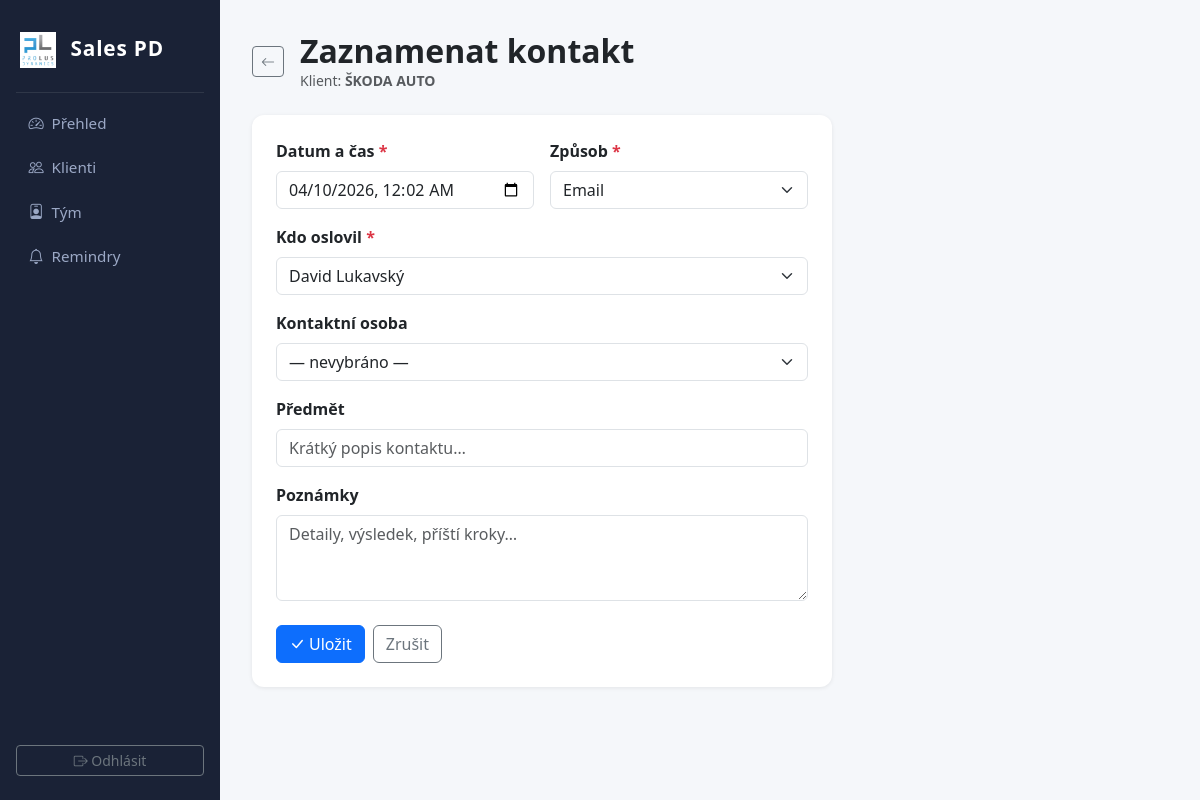
/clients/1/interactions/new (signed in), run on an earlier commit of the app's database.
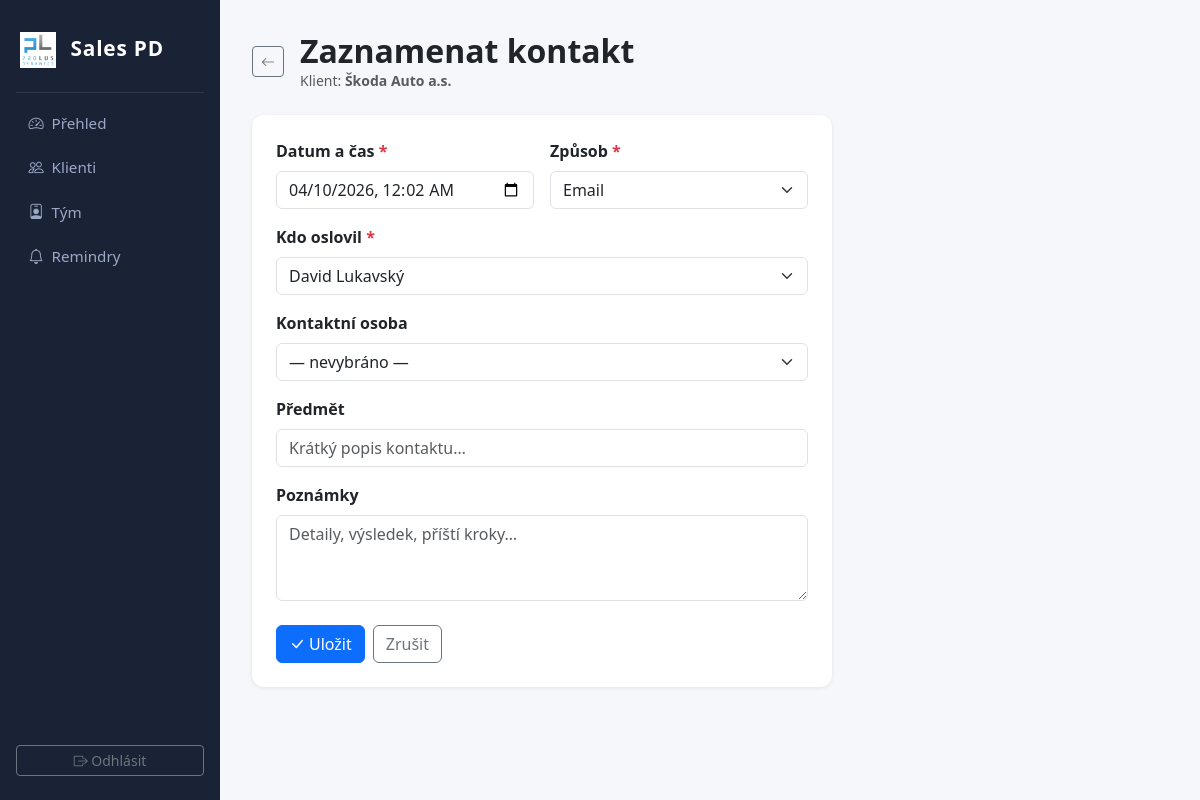
And on a later commit of the database.
### app.py (models this page shows)
class Client(db.Model):
    id = db.Column(db.Integer, primary_key=True)
    name = db.Column(db.String(200), nullable=False)
    company = db.Column(db.String(200))
    ico = db.Column(db.String(20))
    email = db.Column(db.String(200))
    phone = db.Column(db.String(50))
    website = db.Column(db.String(500))
    web_description = db.Column(db.Text)
    address = db.Column(db.String(500))
    statutory = db.Column(db.Text)
    branches = db.Column(db.Text)
    size_category = db.Column(db.String(20))  # micro, small, medium, large
    notes = db.Column(db.Text)
    created_at = db.Column(db.DateTime, default=datetime.utcnow)
    interactions = db.relationship('Interaction', backref='client', lazy=True, cascade='all, delete-orphan')
    contacts = db.relationship('ContactPerson', backref='client', lazy=True, cascade='all, delete-orphan')
    reminders = db.relationship('Reminder', backref='client', lazy=True, cascade='all, delete-orphan')

### app.py (the view, shortened to what this page needs)
@app.route('/clients/<int:client_id>/interactions/new', methods=['GET', 'POST'])
@login_required
def new_interaction(client_id):
    client = Client.query.get_or_404(client_id)
    members = TeamMember.query.order_by(TeamMember.name).all()
    contacts = ContactPerson.query.filter_by(client_id=client_id).order_by(ContactPerson.name).all()
    return render_template('interaction_form.html', client=client, members=members,
                           contacts=contacts, interaction=None,
                           now=datetime.now().strftime('%Y-%m-%dT%H:%M'))

### app.py (called while the page is built)
def login_required(f):
    @wraps(f)
    def decorated(*args, **kwargs):
        if not session.get('logged_in'):
            return redirect(url_for('login'))
        return f(*args, **kwargs)
    return decorated

@app.context_processor
def inject_globals():
    return dict(size_labels=SIZE_LABELS)

### templates/interaction_form.html (shortened to what this page needs)
{% extends 'base.html' %}
{% block content %}
<div class="d-flex align-items-center mb-4">
  <a href="{{ url_for('client_detail', id=client.id) }}" class="btn btn-sm btn-outline-secondary me-3">
    <i class="bi bi-arrow-left"></i>
  </a>
  <div>
    <h2 class="fw-bold mb-0">
      {% if interaction %}Upravit kontakt{% else %}Zaznamenat kontakt{% endif %}
    </h2>
    <div class="text-muted small">Klient: <strong>{{ client.name }}</strong></div>
  </div>
</div>
<div class="card" style="max-width:580px">
  <div class="card-body p-4">
    {% if not members %}
    <div class="alert alert-warning">
      <i class="bi bi-exclamation-triangle me-2"></i>
      Nejprve <a href="{{ url_for('new_member') }}">přidejte člena týmu</a>, který kontakt provedl.
    </div>
    {% else %}
    <form method="post">
      <div class="row g-3 mb-3">
        <div class="col">
          <label class="form-label fw-semibold">Datum a čas <span class="text-danger">*</span></label>
          <input type="datetime-local" name="date" class="form-control"
                 value="{{ now }}" required>
        </div>
        <div class="col">
          <label class="form-label fw-semibold">Způsob <span class="text-danger">*</span></label>
          <select name="method" class="form-select" required>
            {% for m in ['email', 'telefon', 'osobně', 'video'] %}
            <option value="{{ m }}"
              {% if interaction and interaction.method == m %}selected{% endif %}>
              {{ m|capitalize }}
            </option>
            {% endfor %}
          </select>
        </div>
      </div>
      <div class="mb-3">
        <label class="form-label fw-semibold">Kdo oslovil <span class="text-danger">*</span></label>
        <select name="member_id" class="form-select" required>
          {% for m in members %}
          <option value="{{ m.id }}"
            {% if interaction and interaction.member_id == m.id %}selected{% endif %}>
            {{ m.name }}
          </option>
          {% endfor %}
        </select>
      </div>
      <div class="mb-3">
        <label class="form-label fw-semibold">Kontaktní osoba</label>
        <select name="contact_person_id" class="form-select">
          <option value="">— nevybráno —</option>
        </select>
      </div>
      <div class="mb-3">
        <label class="form-label fw-semibold">Předmět</label>
        <input type="text" name="subject" class="form-control"
               value="{{ interaction.subject if interaction else '' }}"
               placeholder="Krátký popis kontaktu…">
      </div>
      <div class="mb-4">
        <label class="form-label fw-semibold">Poznámky</label>
        <textarea name="notes" class="form-control" rows="3"
                  placeholder="Detaily, výsledek, příští kroky…">{{ interaction.notes if interaction else '' }}</textarea>
      </div>
      <div class="d-flex gap-2">
        <button type="submit" class="btn btn-primary">
          <i class="bi bi-check-lg me-1"></i>Uložit
        </button>
        <a href="{{ url_for('client_detail', id=client.id) }}" class="btn btn-outline-secondary">Zrušit</a>
      </div>
    </form>
    {% endif %}
  </div>
</div>
{% endblock %}

What changed in the data, as far as the page shows it:
changed Client: name "ŠKODA AUTO" → "Škoda Auto a.s."
